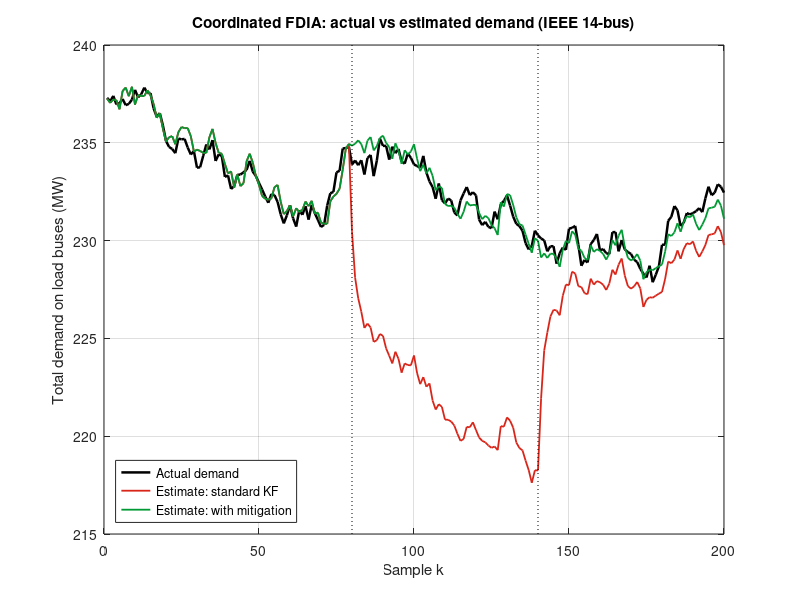
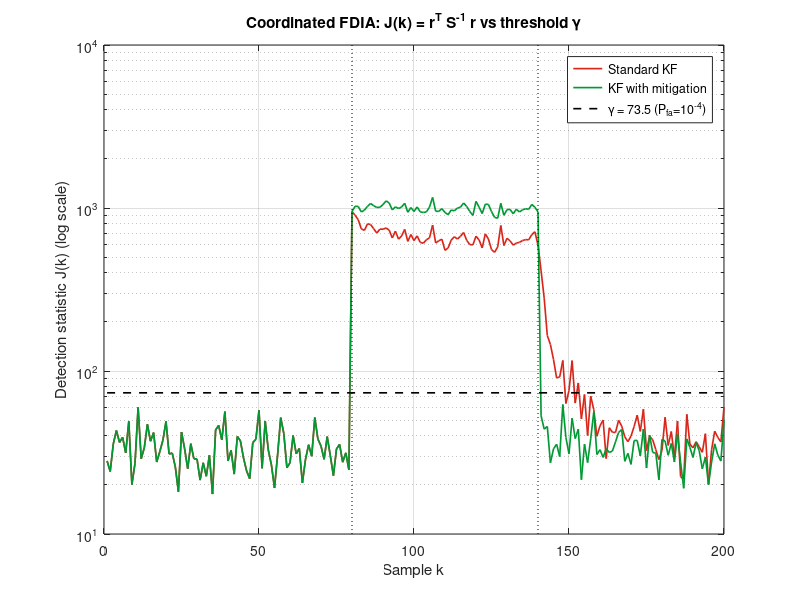
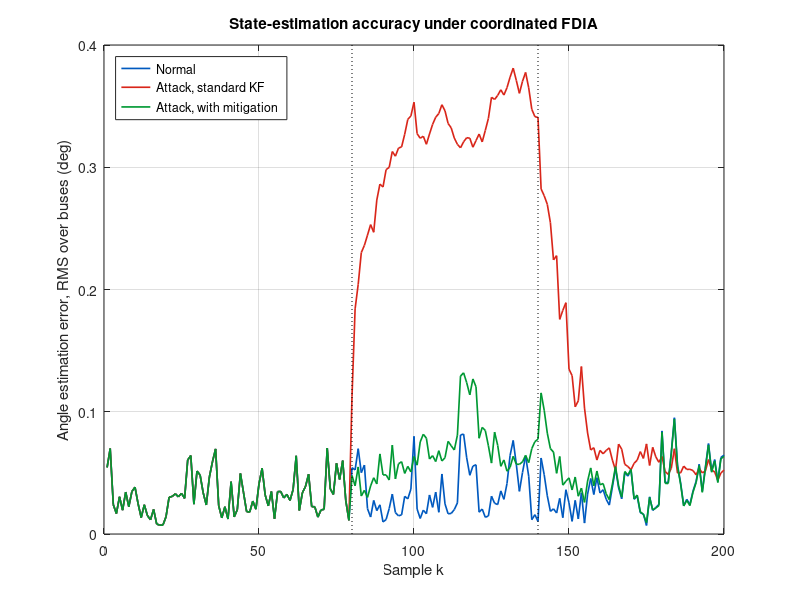
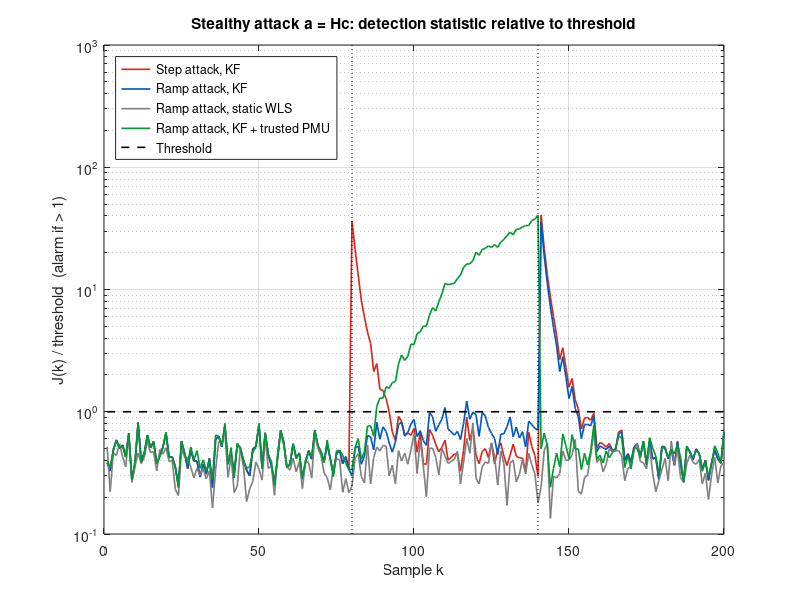

The MATLAB script that drew these images, in order:
function smart_grid_FDIA_IEEE14()
% SMART GRID RESILIENCE UNDER FALSE DATA INJECTION ATTACK - IEEE 14-BUS
% Network data : MATPOWER case14 (IEEE 14-bus test case, UW Power Systems Test Case Archive)
%                bus loads Pd and branch reactance x / tap ratio only (DC model).
% Model        : x(k+1) = x(k) + B*u(k) + w(k)      (A = I, quasi-steady-state DC angles)
%                y(k)   = H*x(k) + v(k) + a(k)      (attack a(k) added to received data)
%   x : 13 bus voltage angles (rad), bus 1 = reference
%   u : scheduled generation change at bus 2 (known input), B = Binv(:,bus 2)
%   w : random slow load variation mapped to angles, w = Binv*dP, Q = cov(w)
%   y : 34 meters = 20 line active-power flows + 14 bus power injections
% Detection    : Kalman filter, a-priori residual r = y - H*xpred,
%                J = r'*inv(S)*r vs chi-square threshold; static WLS bad-data test for comparison
% Mitigation   : iterative largest-normalised-residual isolation inside the filter
% ASSUMED (not from a source): sensor noise, load-variation level, attack sizes, false-alarm rate.

rng(1);

%% ---------- MATPOWER case14 data (DC model) ----------
base = 100;                                   % MVA
Pd = [0 21.7 94.2 47.8 7.6 11.2 0 0 29.5 9 3.5 6.1 13.5 14.9]';   % MW, buses 1..14
br = [ 1  2 0.05917 1;   1  5 0.22304 1;   2  3 0.19797 1;   2  4 0.17632 1;
       2  5 0.17388 1;   3  4 0.17103 1;   4  5 0.04211 1;   4  7 0.20912 0.978;
       4  9 0.55618 0.969; 5 6 0.25202 0.932; 6 11 0.19890 1; 6 12 0.25581 1;
       6 13 0.13027 1;   7  8 0.17615 1;   7  9 0.11001 1;   9 10 0.08450 1;
       9 14 0.27038 1;  10 11 0.19207 1;  12 13 0.19988 1;  13 14 0.34802 1 ];
nb = 14; nl = size(br,1);
Ainc = zeros(nl,nb);
for l = 1:nl, Ainc(l,br(l,1)) = 1; Ainc(l,br(l,2)) = -1; end
bl   = 1./(br(:,3).*br(:,4));                 % branch susceptance incl. tap (as in MATPOWER DC)
Bf   = diag(bl)*Ainc;   Bbus = Ainc'*Bf;
Hf = Bf(:,2:nb);  Hp = Bbus(:,2:nb);          % reduced (slack angle = 0)
H  = [Hf; Hp];  nm = size(H,1);               % 34 x 13
Binv = inv(Bbus(2:nb,2:nb));

%% ---------- Simulation settings (assumed) ----------
N = 200; k_on = 80; k_off = 140; k = 1:N;
sf = 0.01; sp = 0.01;                         % meter noise (p.u.) = 1 MW
spmu = 0.0005;                                % trusted PMU angle noise (rad)
R  = diag([sf*ones(nl,1); sp*ones(nb,1)].^2);
sigP = max(0.004*Pd(2:nb)/base, 1e-5);        % per-step load variation (p.u.)
Q  = Binv*diag(sigP.^2)*Binv';
u0 = 0.0005;                                  % gen-2 scheduled ramp per step (p.u.)
Bu = Binv(:,1);                               % bus 2 is first reduced bus
pfa = 1e-4;                                   % designed false-alarm probability per sample
chi = zeros(1,40);
for d = 1:40, chi(d) = 2*gammaincinv(pfa, d/2, 'upper'); end

P0inj = -Pd/base;  P0inj(2) = P0inj(2) + 0.40;  P0inj(1) = -sum(P0inj(2:nb));
p.x0 = Binv*P0inj(2:nb);  p.P0 = 1e-4*eye(13);
p.N = N; p.Q = Q; p.Bu = Bu; p.u0 = u0; p.chi = chi; p.Hp = Hp; p.base = base;
% Noise is stored in sim_noise.csv so MATLAB and Octave reproduce the SAME run.
% Delete sim_noise.csv to generate a fresh random realisation.
if exist('sim_noise.csv','file')
    Nz = dlmread('sim_noise.csv');  p.w = Nz(1:13,:);  p.vn = Nz(14:end,:);
else
    p.w  = Binv*(sigP.*randn(13,N));
    p.vn = randn(nm+1,N);
    dlmwrite('sim_noise.csv', [p.w; p.vn], 'precision', '%.12g');
end
Lb = [3 4 5 6 9 10 11 12 13 14];              % load buses used for demand estimate
p.Lb = Lb;

%% ---------- Attack definitions ----------
win = (k>=k_on & k<=k_off);
% (B) coordinated attack: 4 demand meters under-report by 30 %
atkbus = [3 4 9 14];
aB = zeros(nm,N);
for b = atkbus, aB(nl+b, win) = 0.30*Pd(b)/base; end
% (C) stealthy attack a = H*c : offset angle of bus 3 so that apparent demand falls by 20 MW
c = zeros(13,1);  c(3-1) = 0.20/bl(3);        % bl(3) = susceptance of line 2-3
aStep = zeros(nm,N);  aRamp = zeros(nm,N);
for kk = find(win)
    aStep(:,kk) = H*c;
    aRamp(:,kk) = H*c*(kk-k_on+1)/(k_off-k_on+1);
end
stealth_meters = find(abs(H*c) > 1e-9);

%% ---------- Runs ----------
Z0 = zeros(nm,N);
s0  = run_kf(p,H,R,Z0,false);                 % normal
sBs = run_kf(p,H,R,aB,false);                 % coordinated FDIA, standard KF
sBm = run_kf(p,H,R,aB,true);                  % coordinated FDIA, with mitigation
sCs = run_kf(p,H,R,aStep,false);              % stealth step, standard
sCm = run_kf(p,H,R,aStep,true);               % stealth step, mitigation
sRs = run_kf(p,H,R,aRamp,false);              % stealth ramp, standard
sRm = run_kf(p,H,R,aRamp,true);               % stealth ramp, mitigation
% (D) stealth ramp with one TRUSTED PMU at bus 3 (attacker cannot alter it)
Haug = [H; zeros(1,13)];  Haug(nm+1,3-1) = 1;
Raug = blkdiag(R, spmu^2);
aRampD = [aRamp; zeros(1,N)];
sRp = run_kf(p,Haug,Raug,aRampD,true,nm+1);   % trusted PMU row is never isolated

%% ---------- Report ----------
fprintf('\n=== IEEE 14-bus FDIA simulation (attack samples %d-%d, designed false-alarm prob. %.0e) ===\n',k_on,k_off,pfa);
fprintf('Total demand on load buses = %.1f MW\n\n', -base*sum(Hp(Lb,:)*p.x0));
fprintf('Normal operation: KF false alarms %d/%d, static-WLS false alarms %d/%d\n', sum(s0.alarm),N,sum(s0.alarmW),N);
fprintf('\n(B) Coordinated FDIA: demand meters at buses [%s] under-report by 30%% (%.1f MW total)\n', num2str(atkbus), 0.30*sum(Pd(atkbus)));
rep('  standard KF    ',sBs,win,k_on,k);
rep('  KF + mitigation',sBm,win,k_on,k);
fprintf('\n(C) Stealthy attack a=H*c on %d meters (apparent demand -20 MW)\n', numel(stealth_meters));
rep('  step, standard  ',sCs,win,k_on,k);
rep('  step, mitigation',sCm,win,k_on,k);
rep('  ramp, standard  ',sRs,win,k_on,k);
rep('  ramp, mitigation',sRm,win,k_on,k);
fprintf('\n(D) Ramp stealth attack + trusted PMU at bus 3\n');
rep('  ramp, PMU + mitigation',sRp,win,k_on,k);

fprintf('\nMinimum meters to compromise for a stealthy single-bus attack (nonzero rows of H column):\n');
card = zeros(1,13);
for j = 1:13, card(j) = sum(abs(H(:,j)) > 1e-9); fprintf('  bus %2d: %2d meters\n', j+1, card(j)); end

%% ---------- Single-meter residual test  |r(k)| > 3*sqrt(S)  (coordinated attack, standard KF) ----------
im = nl + 3;                                    % demand (injection) meter at bus 3 - attacked
io = 1;                                         % line-flow meter 1-2 - not attacked
tau_a = 3*sBs.Sd(im,:);  tau_o = 3*sBs.Sd(io,:);
al_a = abs(sBs.r(im,:)) > tau_a;  al_o = abs(sBs.r(io,:)) > tau_o;
pre = k < k_on;  post = k > k_off;
fprintf('\nSingle-meter test |r| > 3*sqrt(S), standard KF, coordinated attack:\n');
fprintf('  attacked demand meter (bus 3): alarms before %d/%d | during %d/%d | after %d/%d\n', sum(al_a(pre)),sum(pre),sum(al_a(win)),sum(win),sum(al_a(post)),sum(post));
fprintf('  unattacked flow meter (1-2)  : alarms before %d/%d | during %d/%d | after %d/%d\n', sum(al_o(pre)),sum(pre),sum(al_o(win)),sum(win),sum(al_o(post)),sum(post));

%% ---------- Consequence for control: dispatch follows the estimated demand ----------
% ASSUMED illustrative parameters (typical orders of magnitude, not from a specific source):
f0 = 50;  Hin = 5;  Rdroop = 0.05;  Ts_s = 1;           % Hz, inertia constant (s), 5 % droop, 1 s per sample
Ssys = sum(Pd);                                          % system size = total load (MW)
Minert = 2*Hin*Ssys/f0;                                  % MW.s/Hz
beta   = Ssys/(Rdroop*f0);                               % MW/Hz primary-response strength (damping neglected)
dfN = freq_sim(s0.D  - s0.Dh,  Minert, beta, Ts_s);      % normal
dfS = freq_sim(sBs.D - sBs.Dh, Minert, beta, Ts_s);      % attack, standard KF
dfM = freq_sim(sBm.D - sBm.Dh, Minert, beta, Ts_s);      % attack, with mitigation
fprintf('\nGeneration shortfall (true minus estimated demand) and frequency deviation, coordinated attack:\n');
fprintf('  worst shortfall (MW): normal %.1f | standard KF %.1f | mitigated %.1f\n', max(s0.D-s0.Dh), max(sBs.D-sBs.Dh), max(sBm.D-sBm.Dh));
fprintf('  lowest frequency deviation (Hz): normal %.3f | standard KF %.3f | mitigated %.3f   (M=%.1f MW.s/Hz, beta=%.1f MW/Hz, assumed)\n', min(dfN), min(dfS), min(dfM), Minert, beta);

fprintf('ramp mit, meters isolated after attack: %.1f\n', mean(sRm.nIso(k>k_off)));
%% ---------- Plots ----------
c1=[0 0.35 0.75]; c2=[0.85 0.15 0.1]; c3=[0 0.6 0.2]; c4=[0.5 0.2 0.7];
f1 = figure('Name','Demand'); 
plot(k,-base*sum(Hp(Lb,:)*s0.x,1),'k','LineWidth',1.8); hold on;
plot(k,sBs.Dh,'Color',c2,'LineWidth',1.3);
plot(k,sBm.Dh,'Color',c3,'LineWidth',1.3);
mark(k_on,k_off);
xlabel('Sample k'); ylabel('Total demand on load buses (MW)');
title('Coordinated FDIA: actual vs estimated demand (IEEE 14-bus)');
legend('Actual demand','Estimate: standard KF','Estimate: with mitigation','Location','southwest'); grid on;

f2 = figure('Name','Detection');
semilogy(k,sBs.J+1e-3,'Color',c2,'LineWidth',1.2); hold on;
semilogy(k,sBm.J+1e-3,'Color',c3,'LineWidth',1.2);
semilogy([1 N],[chi(nm) chi(nm)],'k--','LineWidth',1.2);
ylim([10 1e4]);
mark(k_on,k_off);
xlabel('Sample k'); ylabel('Detection statistic J(k) (log scale)');
title('Coordinated FDIA: J(k) = r^T S^{-1} r vs threshold \gamma');
legend('Standard KF','KF with mitigation',sprintf('\\gamma = %.1f (P_{fa}=10^{-4})',chi(nm)),'Location','northeast'); grid on;

f3 = figure('Name','StateError');
plot(k,s0.eRMS,'Color',c1,'LineWidth',1.2); hold on;
plot(k,sBs.eRMS,'Color',c2,'LineWidth',1.2);
plot(k,sBm.eRMS,'Color',c3,'LineWidth',1.2);
mark(k_on,k_off);
xlabel('Sample k'); ylabel('Angle estimation error, RMS over buses (deg)');
title('State-estimation accuracy under coordinated FDIA');
legend('Normal','Attack, standard KF','Attack, with mitigation','Location','northwest'); grid on;

f4 = figure('Name','Stealth');
semilogy(k,sCs.J/chi(nm)+1e-3,'Color',c2,'LineWidth',1.2); hold on;
semilogy(k,sRs.J/chi(nm)+1e-3,'Color',c1,'LineWidth',1.2);
semilogy(k,sRs.JW/sRs.chiW+1e-3,'Color',[0.5 0.5 0.5],'LineWidth',1.2);
semilogy(k,sRp.J/chi(nm+1)+1e-3,'Color',c3,'LineWidth',1.2);
semilogy([1 N],[1 1],'k--','LineWidth',1.2);
ylim([0.1 1e3]);
mark(k_on,k_off);
xlabel('Sample k'); ylabel('J(k) / threshold  (alarm if > 1)');
title('Stealthy attack a = Hc: detection statistic relative to threshold');
legend('Step attack, KF','Ramp attack, KF','Ramp attack, static WLS','Ramp attack, KF + trusted PMU','Threshold','Location','northwest'); grid on;

f5 = figure('Name','StealthImpact');
plot(k,sRs.Dh-sRs.D,'Color',c1,'LineWidth',1.3); hold on;
plot(k,sRm.Dh-sRm.D,'Color',c4,'LineWidth',1.3);
plot(k,sRp.Dh-sRp.D,'Color',c3,'LineWidth',1.3);
mark(k_on,k_off);
xlabel('Sample k'); ylabel('Demand estimation error (MW)  [negative = under-estimate]');
title('Stealth ramp attack: effect on estimated demand');
legend('Standard KF','KF + mitigation','KF + mitigation + trusted PMU','Location','southwest'); grid on;

f6 = figure('Name','Vulnerability');
bar(2:14,card,'FaceColor',c1);
xlabel('Bus whose estimated angle is offset'); ylabel('Meters to compromise (stealthy attack)');
title('Simplified measurement-coverage indicator for stealthy single-bus attacks'); grid on;

%% ---------- Export numerical results (used for the report figures) ----------
M = [k(:), s0.D(:), sBs.Dh(:), sBm.Dh(:), sBs.J(:), sBm.J(:), s0.eRMS(:), sBs.eRMS(:), sBm.eRMS(:), ...
     sCs.J(:), sRs.J(:), sRs.JW(:), sRp.J(:), sRs.Dh(:)-sRs.D(:), sRm.Dh(:)-sRm.D(:), sRp.Dh(:)-sRp.D(:), ...
     sCm.Dh(:)-sCm.D(:), sCs.Dh(:)-sCs.D(:)];
dlmwrite('sim_results.csv', M, 'precision', '%.6g');
dlmwrite('sim_constants.csv', [chi(nm) chi(nm+1) sRs.chiW card], 'precision', '%.6g');

f7 = figure('Name','Residual');
subplot(2,1,1);
kp = 4:N;                                      % skip first samples (initial-covariance transient)
plot(k(kp), base*sBs.r(im,kp), 'Color',c2, 'LineWidth',1.2); hold on;
plot(k(kp), base*tau_a(kp), 'k--'); plot(k(kp), -base*tau_a(kp), 'k--');
mark(k_on,k_off);
xlabel('Sample k'); ylabel('Residual r(k) (MW)');
title('Attacked demand meter (bus 3): r(k) = y(k) - yhat(k) with \pm3\surd S band');
legend('Residual r(k)','\pm3\surd S threshold','Location','southwest'); grid on;
subplot(2,1,2);
plot(k(kp), base*sBs.r(io,kp), 'Color',c1, 'LineWidth',1.2); hold on;
plot(k(kp), base*tau_o(kp), 'k--'); plot(k(kp), -base*tau_o(kp), 'k--');
mark(k_on,k_off);
xlabel('Sample k'); ylabel('Residual r(k) (MW)');
title('Unattacked flow meter 1-2: drifts above the band during the attack');
legend('Residual r(k)','\pm3\surd S threshold','Location','southwest'); grid on;

f8 = figure('Name','Frequency');
plot(k, dfN, 'Color',c1, 'LineWidth',1.3); hold on;
plot(k, dfS, 'Color',c2, 'LineWidth',1.3);
plot(k, dfM, 'Color',c3, 'LineWidth',1.3);
mark(k_on,k_off);
xlabel('Sample k'); ylabel('Frequency deviation \Delta f (Hz)');
title('Frequency deviation from the estimation error (assumed M, droop)');
legend('Normal','Attack, standard KF','Attack, with mitigation','Location','southwest'); grid on;

names = {'fig1_demand','fig2_detection','fig3_state_error','fig4_stealth_detection','fig5_stealth_impact','fig6_vulnerability','fig7_residual','fig8_frequency'};
fh = [f1 f2 f3 f4 f5 f6 f7 f8];
for i = 1:8
    try, print(fh(i),'-dpng','-r130',[names{i} '.png']); catch, end
end
end

%% =====================================================================
function s = run_kf(p,Hm,Rm,atk,mitig,trusted)
if nargin < 6, trusted = []; end   % indices of trusted meters that may never be isolated
N = p.N; nm = size(Hm,1); nx = 13;
sd  = sqrt(diag(Rm));
x   = p.x0;  xh = p.x0;  P = p.P0;
Ri  = inv(Rm);  Gw = (Hm'*Ri*Hm);
s.J=zeros(1,N); s.JW=zeros(1,N); s.alarm=false(1,N); s.alarmW=false(1,N);
s.r=zeros(nm,N); s.Sd=zeros(nm,N);
s.nIso=zeros(1,N); s.eRMS=zeros(1,N); s.D=zeros(1,N); s.Dh=zeros(1,N); s.x=zeros(nx,N);
dofW = nm - nx; s.chiW = 2*gammaincinv(1e-4, dofW/2, 'upper');
for k = 1:N
    y = Hm*x + sd.*p.vn(1:nm,k) + atk(:,k);
    % static WLS bad-data test on this snapshot only
    xw = Gw\(Hm'*Ri*y);  rw = y - Hm*xw;  s.JW(k) = rw'*Ri*rw;
    % Kalman residual from the a-priori prediction
    S = Hm*P*Hm' + Rm;  r = y - Hm*xh;
    U = true(nm,1);
    s.J(k) = r'*(S\r);
    if mitig
        for it = 1:20
            idx = find(U); SU = S(idx,idx); rU = r(idx);
            if rU'*(SU\rU) <= p.chi(numel(idx)), break; end
            z = abs(rU)./sqrt(diag(SU));  z(ismember(idx,trusted)) = 0;
            if max(z) == 0, break; end
            [~,j] = max(z);  U(idx(j)) = false;
        end
    end
    Hs = Hm(U,:);  Rs = Rm(U,U);
    K  = P*Hs'/(Hs*P*Hs' + Rs);
    xf = xh + K*(y(U) - Hs*xh);
    Pf = (eye(nx) - K*Hs)*P;  Pf = (Pf+Pf')/2;
    s.nIso(k) = sum(~U);
    s.r(:,k) = r;  s.Sd(:,k) = sqrt(diag(S));   % residual and its standard deviation
    s.x(:,k) = x;
    s.eRMS(k) = sqrt(mean((xf-x).^2))*180/pi;
    s.D(k)  = -p.base*sum(p.Hp(p.Lb,:)*x);
    s.Dh(k) = -p.base*sum(p.Hp(p.Lb,:)*xf);
    x  = x + p.Bu*p.u0 + p.w(:,k);
    xh = xf + p.Bu*p.u0;
    P  = Pf + p.Q;
end
s.alarm  = s.J  > p.chi(nm);
s.alarmW = s.JW > s.chiW;
end

function rep(name,s,win,k_on,k)
idx = find(s.alarm & k>=k_on,1);
if isempty(idx), dly = NaN; else dly = k(idx)-k_on; end
e = s.Dh(win)-s.D(win);
fprintf('%s: KF alarms in attack %d/%d (before: %d) delay %g | WLS alarms %d/%d | angle RMS err %.3f deg | demand err mean %.1f, worst %.1f MW | meters isolated (mean) %.1f | demand err at attack end %.1f MW\n', ...
    name,sum(s.alarm(win)),sum(win),sum(s.alarm(~win & k<k_on)),dly,sum(s.alarmW(win)),sum(win), ...
    sqrt(mean(s.eRMS(win).^2)), mean(e), e(find(abs(e)==max(abs(e)),1)), mean(s.nIso(win)), s.Dh(find(win,1,'last'))-s.D(find(win,1,'last')));
end

function df = freq_sim(imb, M, beta, Ts)
% First-order frequency response to a generation shortfall imb (MW, positive = short):
%   M*d(df)/dt = -imb - beta*df     (imb held constant over each sample)
% Exact discretisation (stable for any Ts): df(n+1) = a*df(n) - (1-a)*imb(n)/beta,  a = exp(-beta*Ts/M)
a = exp(-beta*Ts/M);
df = zeros(size(imb));
for n = 1:numel(imb)-1
    df(n+1) = a*df(n) - (1-a)*imb(n)/beta;
end
end

function mark(k_on,k_off)
yl = ylim; plot([k_on k_on],yl,'k:'); plot([k_off k_off],yl,'k:'); ylim(yl);
end
